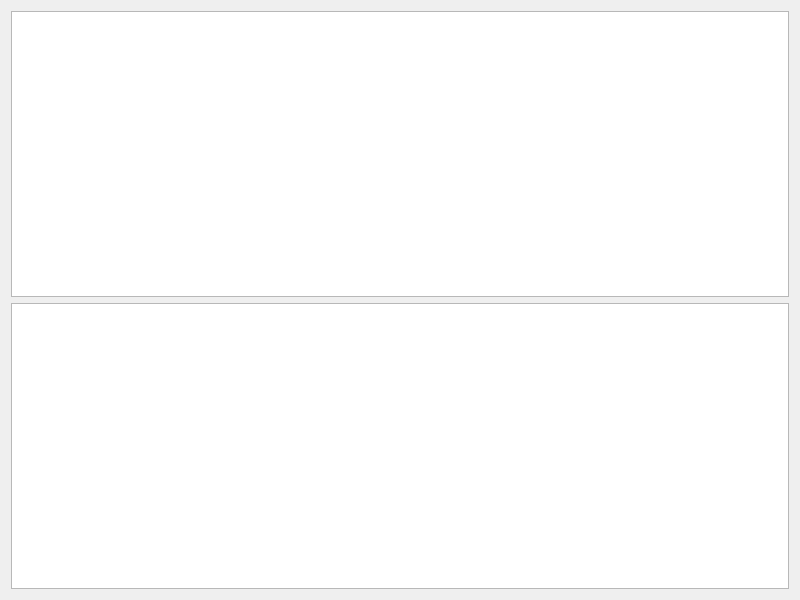
<?xml version="1.0" encoding="UTF-8"?>
<ui version="4.0">
 <class>ChatWindow</class>
 <widget class="QDialog" name="ChatWindow">
  <property name="geometry">
   <rect>
    <x>0</x>
    <y>0</y>
    <width>800</width>
    <height>600</height>
   </rect>
  </property>
  <property name="windowTitle">
   <string>ChatWindow</string>
  </property>
  <layout class="QVBoxLayout" name="verticalLayout_2">
   <item>
    <layout class="QVBoxLayout" name="verticalLayout">
     <item>
      <widget class="QTextBrowser" name="conversationView"/>
     </item>
     <item>
      <widget class="QTextEdit" name="chatEdit"/>
     </item>
    </layout>
   </item>
  </layout>
 </widget>
 <resources/>
 <connections/>
</ui>
